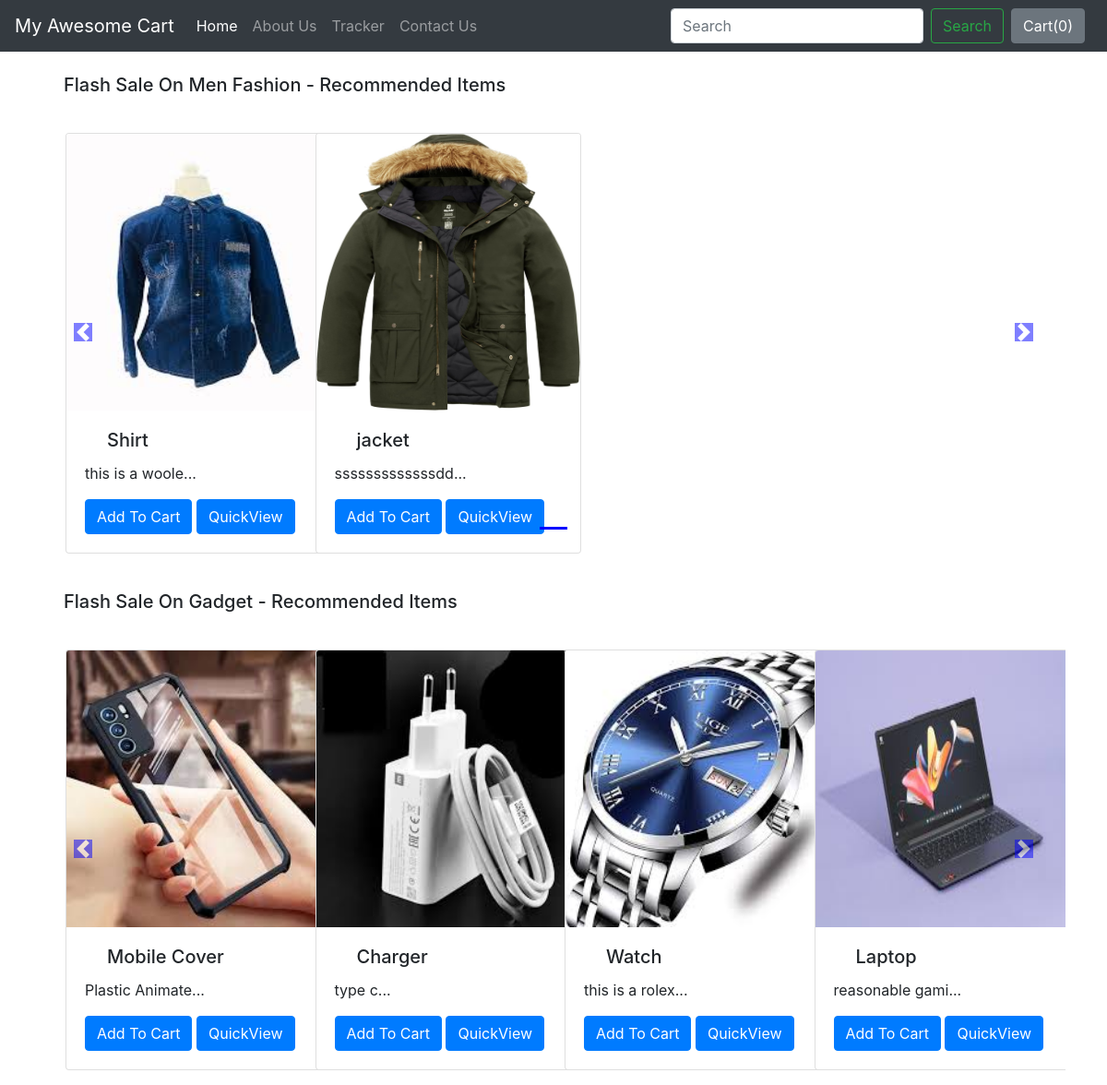
The app's page /shop/ with its own data.
### shop/models.py (models this page shows, shortened)
class Product(models.Model):
    product_id=models.AutoField
    product_name=models.CharField(max_length=50)
    category=models.CharField(max_length=50,default="")
    subcategory=models.CharField(max_length=50,default="")
    price=models.IntegerField(default=0)
    desc=models.CharField(max_length=1000,default="")
    pub_date=models.DateField()
    image=models.ImageField(upload_to="shop/images",default="")

### shop/views.py (the view)
# urls.py: path("",views.index, name="BlogHome")
def index(request):
    allProds = []
    catprods = Product.objects.values('category', 'id')
    cats = {item['category'] for item in catprods}
    for cat in cats:
        prod = Product.objects.filter(category=cat)
        n = len(prod)
        nSlides = n // 4 + ceil((n / 4) - (n // 4))
        allProds.append([prod, range(1, nSlides), nSlides])
    params = {'allProds':allProds}
    return render(request, 'shop/index.html', params)

### shop/templates/shop/index.html (shortened to what this page needs)
{% extends 'shop/basic.html' %}
{% block body %}
{% load static %}
<div class="container">
    {% for product, range, nSlides in allProds %}
    <h5 class="my-4">Flash Sale On {{product.0.category}} - Recommended Items</h5>
    <div class="row">
<div id="demo{{forloop.counter}}" class="col carousel slide my-3" data-ride="carousel">
    <ul class="carousel-indicators">
      <li data-target="#demo{{forloop.counter}}" data-slide-to="0" class="active"></li>
       {% for i in range %}
      <li data-target="#demo{{forloop.parentloop.counter}}" data-slide-to="{{i}}" ></li>
      {% endfor %}
    </ul>
    <div class="container carousel-inner no-padding">
      <div class="carousel-item active">
        {% for i in product %}
        <div class="col-xs-3 col-sm-3 col-md-3">
          <div class="card" style="width: 18rem;">
            <img src='/media/{{i.image}}' class="card-img-top" alt="...">
            <div class="card-body">
              <h5 class="card-title">{{i.product_name}}</h5>
              <p class="card-text">{{i.desc|slice:"0:15"}}...</p>
              <button id="pr{{i.id}}" class="btn btn-primary cart">Add To Cart</button>
              <a href="/shop/products/{{i.id}}"><button id="qv{{i.id}}" class="btn btn-primary cart">QuickView</button></a>
            </div>
          </div>
        </div>
        {% if forloop.counter|divisibleby:4 and forloop.counter > 0 and not forloop.last %}
      </div><div class="carousel-item">
        {% endif %}
        {% endfor %}
    </div>
</div>
</div>
    <a class="carousel-control-prev" href="#demo{{forloop.counter}}" data-slide="prev">
        <span class="carousel-control-prev-icon"></span>
    </a>
    <a class="carousel-control-next" href="#demo{{forloop.counter}}" data-slide="next">
        <span class="carousel-control-next-icon"></span>
    </a>
        </div>
    {% endfor %}
</div>
 {% endblock %}

### records on screen
Product: category "Men Fashion", image (picture), product_name "Shirt", desc "this is a woole"
Product: image (picture), product_name "jacket", desc "sssssssssssssdd"
Product: category "Gadget", image (picture), product_name "Mobile Cover", desc "Plastic Animate"
Product: image (picture), product_name "Charger", desc "type c"
Product: image (picture), product_name "Watch", desc "this is a rolex"
Product: image (picture), product_name "Laptop", desc "reasonable gami"
